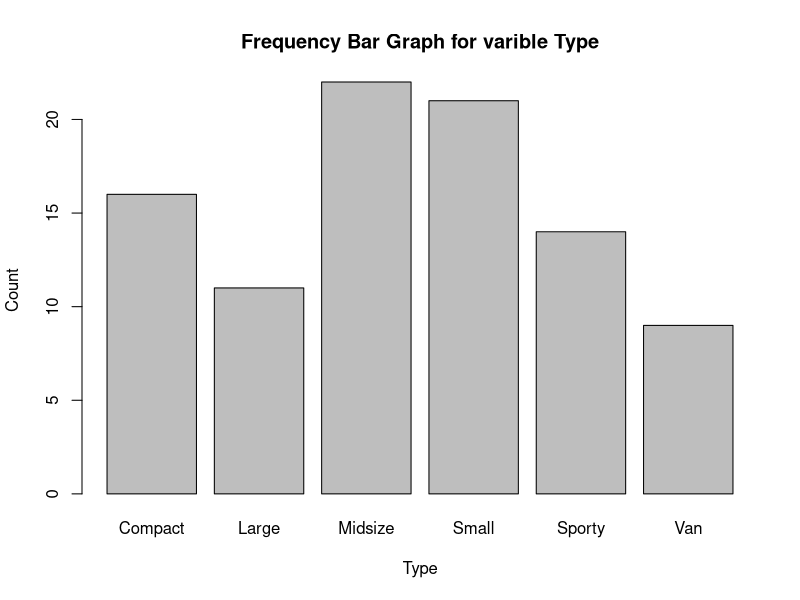
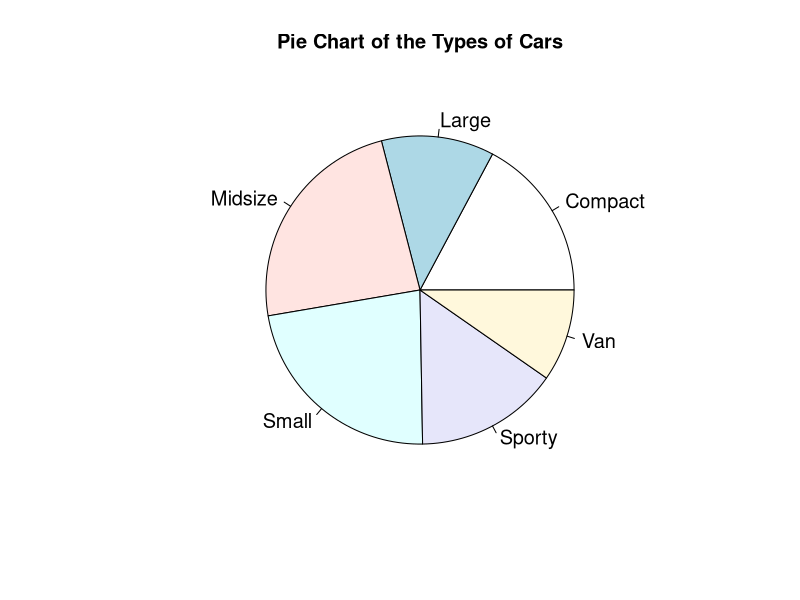
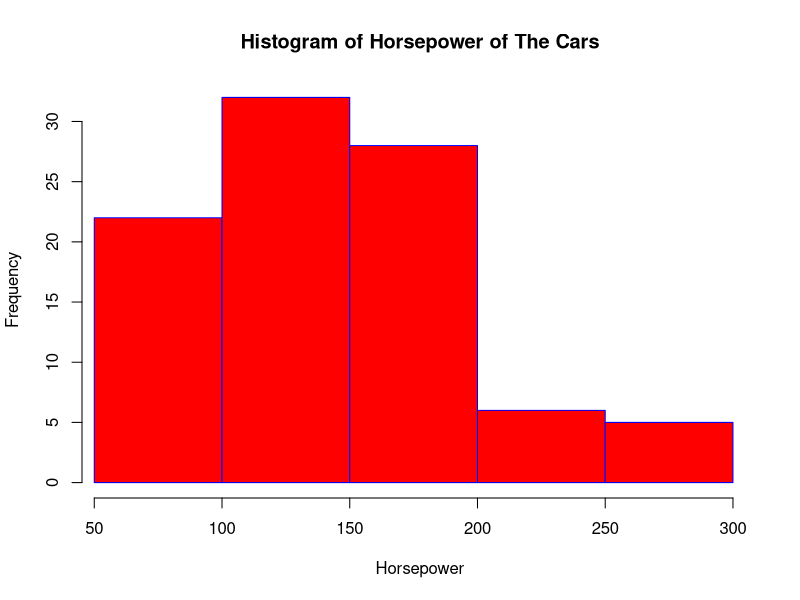
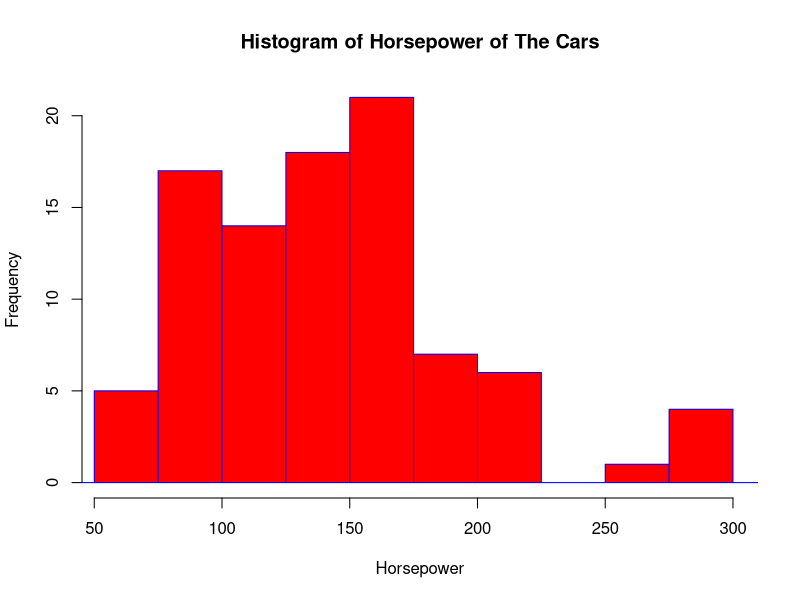
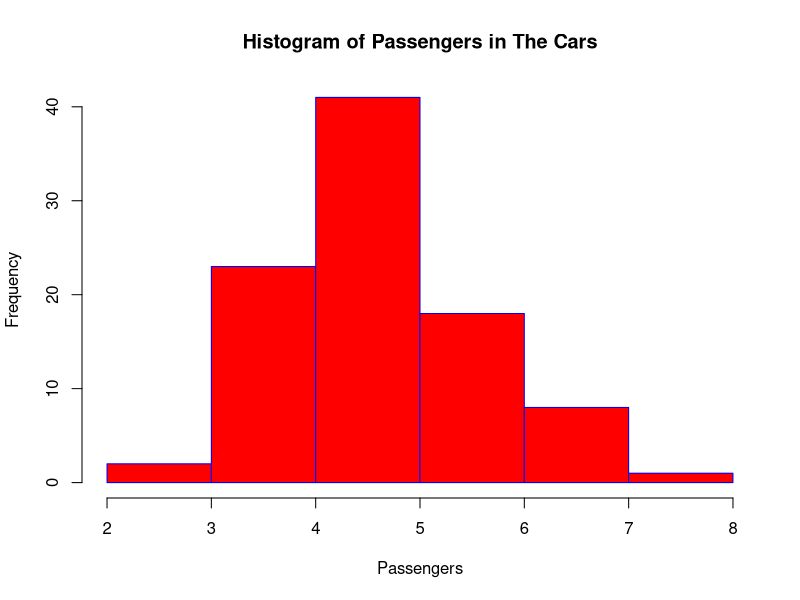
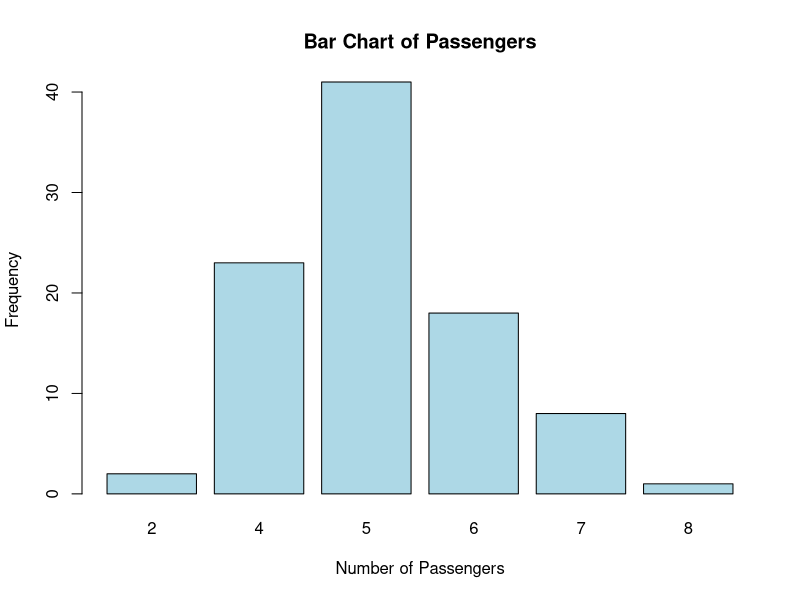
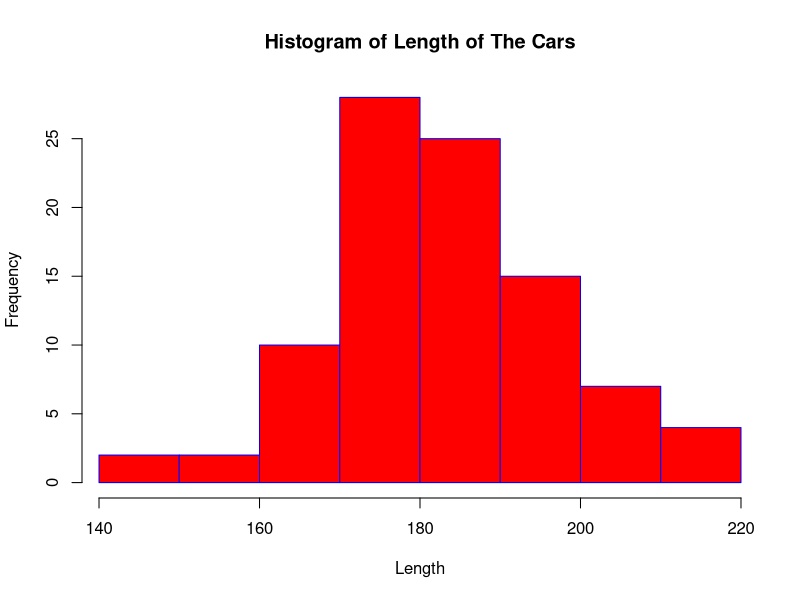

The R source for these figures, in order:
## ---- chunk 1
# Your code goes here
## ---- chunk 2
library(MASS)
data(Cars93)
## ---- chunk 3
head(Cars93)
## ---- chunk 4
frequency_table <- table(Cars93$Type)
print(frequency_table) 
## ---- chunk 5
relative_frequency_table <- prop.table(table(Cars93$Type)) * 100
rounded_relative_table <- round(relative_frequency_table, 3)
print(rounded_relative_table)
## ---- chunk 6
frequency_table <- table(Cars93$Type)
barplot(frequency_table, ylab = "Count", xlab = "Type", main = "Frequency Bar Graph for varible Type")
## ---- chunk 7
frequency_table <- table(Cars93$Type)
pie(frequency_table,labels = names(frequency_table), cex = 1.2, main = "Pie Chart of the Types of Cars")
## ---- chunk 8
hist(Cars93$Horsepower,main = "Histogram of Horsepower of The Cars",xlab="Horsepower",border="blue", col= "red", cex=1.2, xlim=c(min(Cars93$Horsepower), max(Cars93$Horsepower)))
## ---- chunk 9
hist(Cars93$Horsepower,breaks = seq(0,max(Cars93$Horsepower) + 25, by = 25), main = "Histogram of Horsepower of The Cars",xlab="Horsepower",border="blue", col= "red", cex=1.2, xlim=c(min(Cars93$Horsepower), max(Cars93$Horsepower)))
## ---- chunk 10
hist(Cars93$Passengers,main = "Histogram of Passengers in The Cars",xlab="Passengers",border="blue", col= "red", cex=1.2, xlim=c(min(Cars93$Passengers), max(Cars93$Passengers)))
## ---- chunk 11
passenger_frequency<- table(Cars93$Passengers)
barplot(passenger_frequency, main = "Bar Chart of Passengers", xlab= "Number of Passengers", ylab="Frequency", col="lightblue", border= "black")

##This bar plot should show the frequency of cars that carry 1 and 3 passengers as 0 (-2)
## ---- chunk 12
hist(Cars93$Length,main = "Histogram of Length of The Cars",xlab="Length",border="blue", col= "red", cex=1.2, xlim=c(min(Cars93$Length), max(Cars93$Length)))
## ---- chunk 13
mean(Cars93$Length)
median(Cars93$Length)

